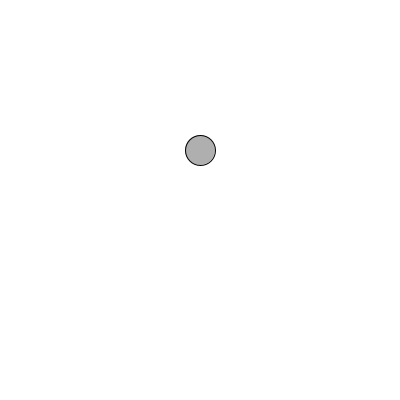
Frame 1 (no input)
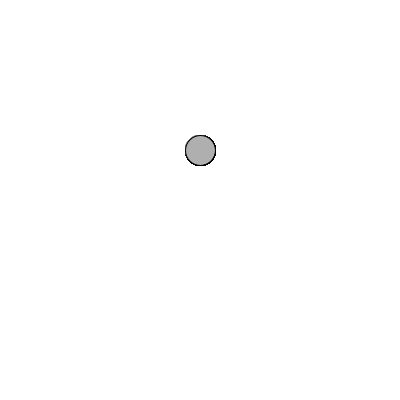
Frame 60 (the mouse pressed at the canvas centre just before this capture)
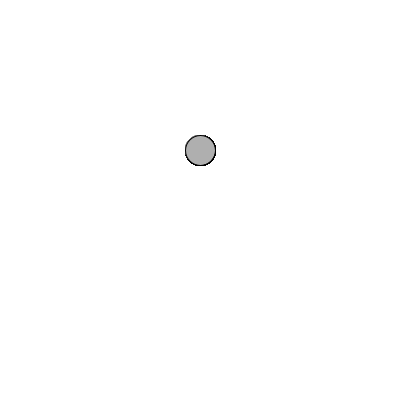
Frame 120 (the mouse held since frame 60 and released just before this capture)

The Processing sketch that drew these frames (run headless with seeded random() and noise(); from frame 60 on, the mouse is pressed at the canvas centre):

// Processing sketch: sketch_flower
// ── sketch_flower.pde
// In Processing 3.5, size() must now be in settings() in order to render display size properly
void settings(){
 size(400, 400); 
}

void setup(){
  background(255);
}

void draw(){
  drawFlower();
}

void drawFlower(){
  // Draw center of flower
  ellipseMode(CENTER);
  strokeWeight(1.0);
  stroke(0);
  fill(175);
  ellipse(200, 150, 30, 30);
  
  // Draw pedals
  

  
  // Draw stem
  
}
